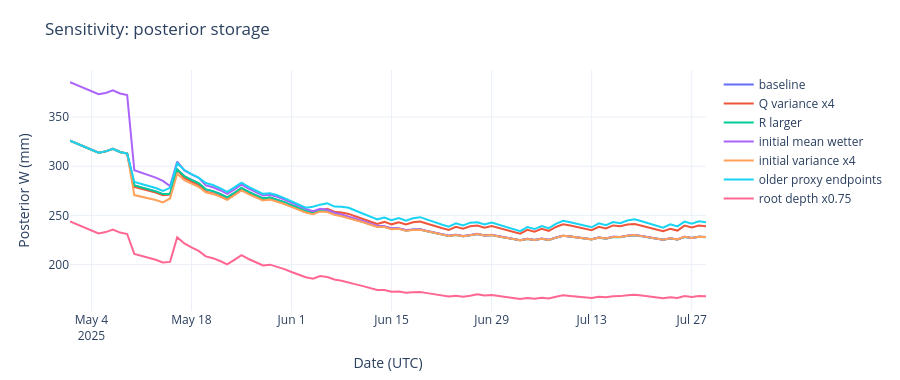
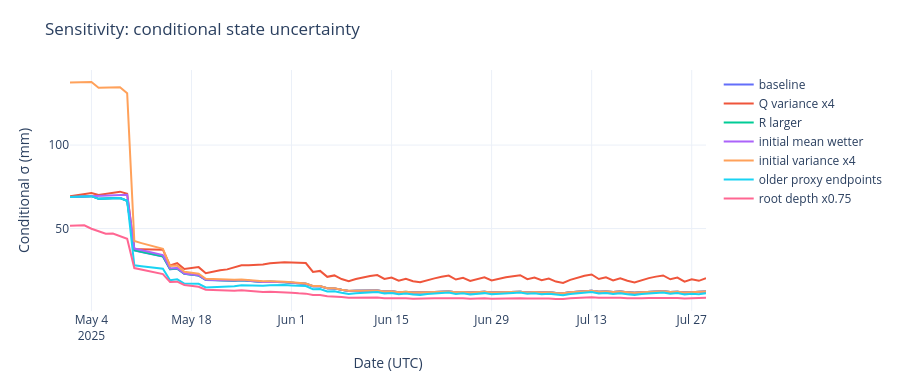

Notebook code for these charts, in order:
### Markdown cell above
## Small sensitivity comparisons on the same genuine inputs

Change process noise, proxy discrepancy, initial mean/variance, proxy endpoint pair and root depth
one at a time. Soil/reference thresholds, proxy mapping and storage-scaled uncertainties recompute
for each fixed-depth run. No synthetic experiment is used. Without satellite observations, R and
endpoint changes have no influence; overlapping curves correctly reflect that absence.

### Code cell
sensitivity_runs = sensitivity(weather,satellite,c)
for figure in plotting.sensitivity_figures(sensitivity_runs).values():
    figure.show(config=plotting.PLOTLY_CONFIG)
display(pd.DataFrame([{'setting':label, 'final_W_mm':r.iloc[-1]['W_posterior_mm'],
                       'final_std_mm':np.sqrt(r.iloc[-1]['P_posterior_mm2']),
                       'corrections':int(r['updated'].sum())} for label,r in sensitivity_runs.items()]))
